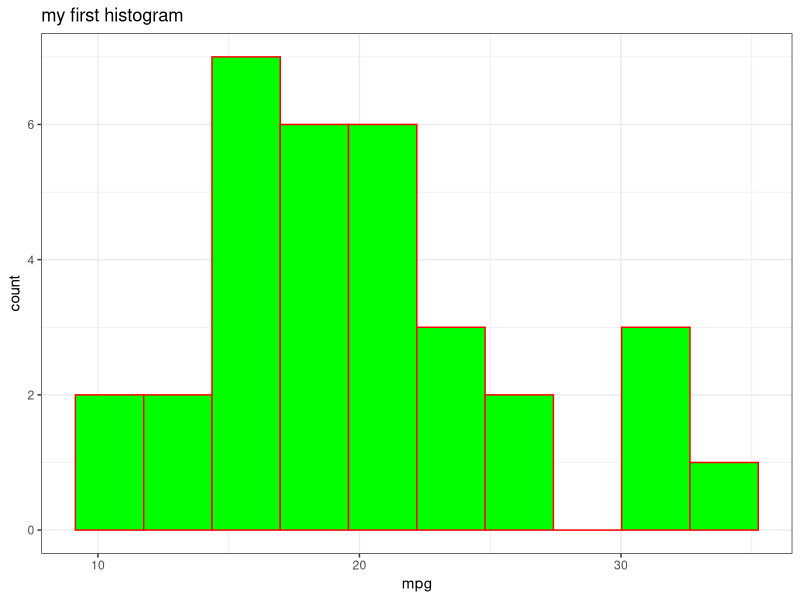

The R script that drew this image:


# highlight to run
# using ggplot to visualize data

## import packages
library(ggplot2)

## use built-in data set for visualization purposes
## doesn't have missing values

## built in dataset
mtcars = mtcars

## its a data frame

# select a column
mtcars$mpg

## order of importance in data science
## histogram: want to see the distribution of this column: how are these numbers distributed
## is it a normal distribution:

# plot a histogram to explore the distribution of mpg (first column in dataset)

## empty plot
## dataset name, name of columns - use plus to add components and attributes to the plot
## bins is the "histogram bins" along the x axis- divides the ranges of mpg into 10 different ranges
## counts how many mpgs fall into those ranges
# find the peak in the plot, ranges that mpg exist


ggplot(mtcars,  aes(mpg)) + geom_histogram(bins = 10, color ="red", fill="green") +
theme_bw() + ggtitle("my first histogram");

## use pluses to add attributes to the plot

## theme_bw removes grey background



## add to this
